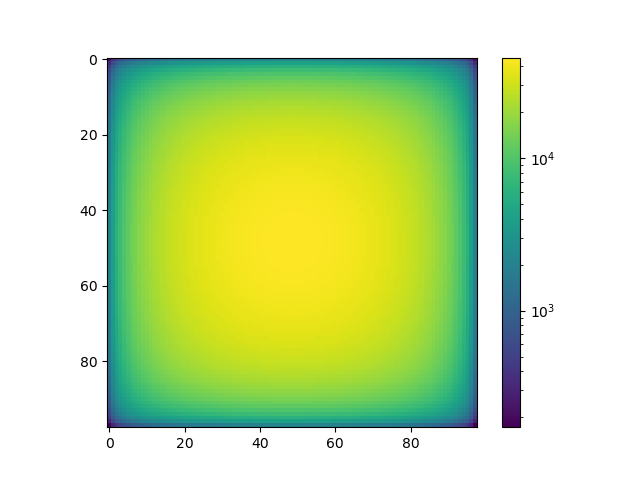

Write the Python code that produced this figure.
import pandas as pd
import matplotlib.pyplot as plt

from matplotlib import colors

df = pd.read_csv('ex3_data.csv', header=None)
# print(df)

size = len(df)
df.drop([0, size-1], inplace=True)
df.drop([0, size-1], axis=1, inplace=True)
# print(df)

im = plt.imshow(df, norm=colors.LogNorm())
plt.colorbar(im)
plt.show()
